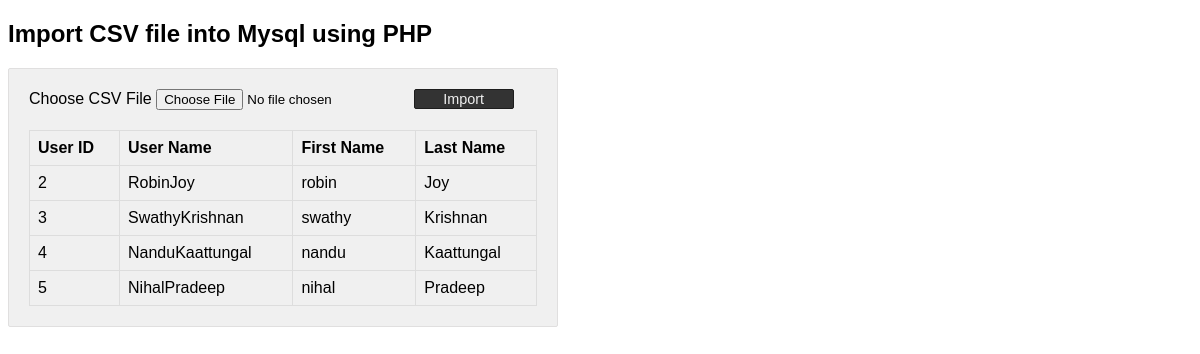
The page / on the database its author committed.
### tables this page shows
CREATE TABLE `users` (
  `userId` int(8) NOT NULL,
  `userName` varchar(55) NOT NULL,
  `password` varchar(55) NOT NULL,
  `firstName` varchar(255) NOT NULL,
  `lastName` varchar(255) NOT NULL,
  `role` varchar(30) NOT NULL
);

### index.php (the view, shortened to what this page needs)
<?php
$conn = mysqli_connect("localhost", "root", "test", "phpsamples");
?>
<!DOCTYPE html>
<html>
<head>
</head>
<body>
    <h2>Import CSV file into Mysql using PHP</h2>
    <div class="outer-scontainer">
        <div class="row">
            <form class="form-horizontal" action="" method="post"
                name="frmCSVImport" id="frmCSVImport" enctype="multipart/form-data">
                <div class="input-row">
                    <label class="col-md-4 control-label">Choose CSV
                        File</label> <input type="file" name="file"
                        id="file" accept=".csv">
                    <button type="submit" id="submit" name="import"
                        class="btn-submit">Import</button>
                    <br />
                </div>
            </form>
        </div>
               <?php
            $sqlSelect = "SELECT * FROM users";
            $result = mysqli_query($conn, $sqlSelect);
            if (mysqli_num_rows($result) > 0) {
                ?>
            <table id='userTable'>
            <thead>
                <tr>
                    <th>User ID</th>
                    <th>User Name</th>
                    <th>First Name</th>
                    <th>Last Name</th>
                </tr>
            </thead>
<?php
                while ($row = mysqli_fetch_array($result)) {
                    ?>
                <tbody>
                <tr>
                    <td><?php  echo $row['userId']; ?></td>
                    <td><?php  echo $row['userName']; ?></td>
                    <td><?php  echo $row['firstName']; ?></td>
                    <td><?php  echo $row['lastName']; ?></td>
                </tr>
                    <?php
                }
                ?>
                </tbody>
        </table>
        <?php } ?>
    </div>
</body>
</html>

### index.php (style rules this page uses)
body { font-family: Arial; width: 550px; }
.outer-scontainer { background: #F0F0F0; border: #e0dfdf 1px solid; padding: 20px; border-radius: 2px; }
.input-row { margin-top: 0px; margin-bottom: 20px; }
.btn-submit { background: #333; border: #1d1d1d 1px solid; color: #f0f0f0; font-size: 0.9em; width: 100px; border-radius: 2px; cursor: pointer; }
.outer-scontainer table { border-collapse: collapse; width: 100%; }
.outer-scontainer th { border: 1px solid #dddddd; padding: 8px; text-align: left; }
.outer-scontainer td { border: 1px solid #dddddd; padding: 8px; text-align: left; }

### rows shown on the page
users: userId "2", userName "RobinJoy", firstName "robin", lastName "Joy"
users: userId "3", userName "SwathyKrishnan", firstName "swathy", lastName "Krishnan"
users: userId "4", userName "NanduKaattungal", firstName "nandu", lastName "Kaattungal"
users: userId "5", userName "NihalPradeep", firstName "nihal", lastName "Pradeep"
